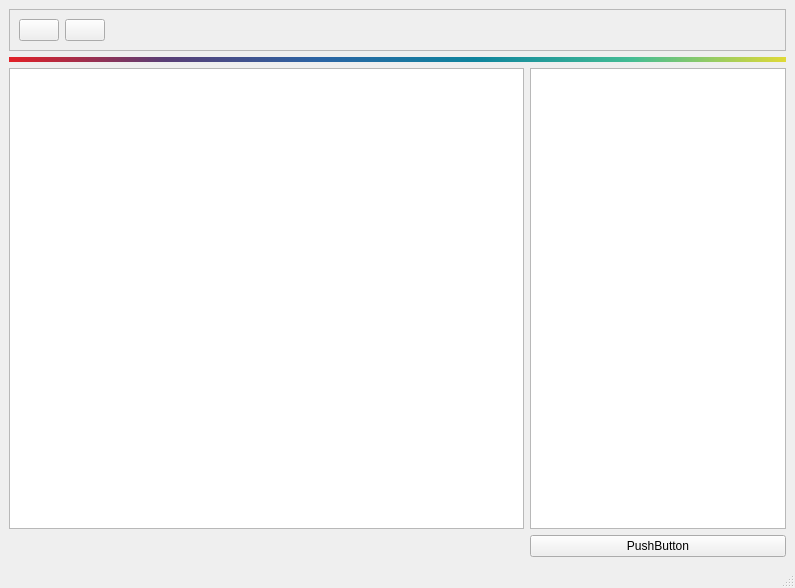
<?xml version="1.0" encoding="UTF-8"?>
<ui version="4.0">
 <class>BitGuards</class>
 <widget class="QMainWindow" name="BitGuards">
  <property name="geometry">
   <rect>
    <x>0</x>
    <y>0</y>
    <width>795</width>
    <height>588</height>
   </rect>
  </property>
  <property name="windowTitle">
   <string>BitGuards</string>
  </property>
  <property name="windowIcon">
   <iconset>
    <normaloff>:/images/icons/mosaic.png</normaloff>:/images/icons/mosaic.png</iconset>
  </property>
  <widget class="QWidget" name="centralwidget">
   <layout class="QGridLayout" name="gridLayout_2">
    <item row="6" column="0">
     <spacer name="horizontalSpacer">
      <property name="orientation">
       <enum>Qt::Horizontal</enum>
      </property>
      <property name="sizeHint" stdset="0">
       <size>
        <width>40</width>
        <height>20</height>
       </size>
      </property>
     </spacer>
    </item>
    <item row="0" column="0" colspan="3">
     <widget class="QFrame" name="frame">
      <property name="frameShape">
       <enum>QFrame::StyledPanel</enum>
      </property>
      <property name="frameShadow">
       <enum>QFrame::Raised</enum>
      </property>
      <layout class="QGridLayout" name="gridLayout">
       <item row="0" column="0">
        <widget class="QPushButton" name="pbLogo">
         <property name="sizePolicy">
          <sizepolicy hsizetype="Minimum" vsizetype="Preferred">
           <horstretch>0</horstretch>
           <verstretch>0</verstretch>
          </sizepolicy>
         </property>
         <property name="text">
          <string/>
         </property>
        </widget>
       </item>
       <item row="0" column="1">
        <widget class="QPushButton" name="pbMenu">
         <property name="text">
          <string/>
         </property>
        </widget>
       </item>
       <item row="0" column="2">
        <spacer name="horizontalSpacer_2">
         <property name="orientation">
          <enum>Qt::Horizontal</enum>
         </property>
         <property name="sizeHint" stdset="0">
          <size>
           <width>40</width>
           <height>20</height>
          </size>
         </property>
        </spacer>
       </item>
      </layout>
     </widget>
    </item>
    <item row="1" column="0" colspan="3">
     <widget class="QFrame" name="frame_2">
      <property name="sizePolicy">
       <sizepolicy hsizetype="Expanding" vsizetype="Fixed">
        <horstretch>0</horstretch>
        <verstretch>0</verstretch>
       </sizepolicy>
      </property>
      <property name="minimumSize">
       <size>
        <width>0</width>
        <height>5</height>
       </size>
      </property>
      <property name="maximumSize">
       <size>
        <width>16777215</width>
        <height>5</height>
       </size>
      </property>
      <property name="styleSheet">
       <string notr="true">background: qlineargradient( x1:0 y1:0, x2:1 y2:0, stop:0 #e22026, stop:0.2 #593e75, stop:0.4 #2b64a4, stop:0.6 #0f849d, stop:0.8 #44bc94, stop:1 #e0d937); border:none; padding: 0px; margin:0px;</string>
      </property>
      <property name="frameShape">
       <enum>QFrame::StyledPanel</enum>
      </property>
      <property name="frameShadow">
       <enum>QFrame::Raised</enum>
      </property>
     </widget>
    </item>
    <item row="2" column="0">
     <widget class="QListView" name="ListMenu"/>
    </item>
    <item row="2" column="1" colspan="2">
     <widget class="QListView" name="ListBits"/>
    </item>
    <item row="6" column="1" colspan="2">
     <widget class="QPushButton" name="pbAdd">
      <property name="text">
       <string>PushButton</string>
      </property>
     </widget>
    </item>
   </layout>
  </widget>
  <widget class="QStatusBar" name="statusBar"/>
  <widget class="QMenuBar" name="menuBar">
   <property name="geometry">
    <rect>
     <x>0</x>
     <y>0</y>
     <width>795</width>
     <height>22</height>
    </rect>
   </property>
  </widget>
  <action name="actionDefault">
   <property name="text">
    <string>Default</string>
   </property>
  </action>
  <action name="actionDark">
   <property name="text">
    <string>Dark</string>
   </property>
  </action>
  <action name="actionNewSession">
   <property name="icon">
    <iconset>
     <normaloff>:/images/icons/diff-add.png</normaloff>:/images/icons/diff-add.png</iconset>
   </property>
   <property name="text">
    <string>New Session</string>
   </property>
   <property name="shortcut">
    <string>Ctrl+S</string>
   </property>
  </action>
  <action name="actionNewDataset">
   <property name="icon">
    <iconset>
     <normaloff>:/images/icons/data-array-large.png</normaloff>:/images/icons/data-array-large.png</iconset>
   </property>
   <property name="text">
    <string>New Dataset</string>
   </property>
   <property name="shortcut">
    <string>Ctrl+D</string>
   </property>
  </action>
  <action name="actionNewWorkFlow">
   <property name="icon">
    <iconset>
     <normaloff>:/images/icons/tree-add.png</normaloff>:/images/icons/tree-add.png</iconset>
   </property>
   <property name="text">
    <string>New WorkFlow</string>
   </property>
   <property name="shortcut">
    <string>Ctrl+W</string>
   </property>
  </action>
  <action name="actionViewControls">
   <property name="text">
    <string>View Controls</string>
   </property>
   <property name="shortcut">
    <string>Alt+C</string>
   </property>
  </action>
  <action name="actionViewKeywords">
   <property name="text">
    <string>View Keywords</string>
   </property>
   <property name="shortcut">
    <string>Alt+K</string>
   </property>
  </action>
  <action name="actionViewInfo">
   <property name="icon">
    <iconset>
     <normaloff>:/images/icons/form.png</normaloff>:/images/icons/form.png</iconset>
   </property>
   <property name="text">
    <string>View Info</string>
   </property>
   <property name="shortcut">
    <string>Alt+I</string>
   </property>
  </action>
  <action name="actionAboutMOSAIC">
   <property name="icon">
    <iconset>
     <normaloff>:/images/icons/mosaic.png</normaloff>:/images/icons/mosaic.png</iconset>
   </property>
   <property name="text">
    <string>About MOSAIC</string>
   </property>
  </action>
  <action name="actionHelp">
   <property name="icon">
    <iconset>
     <normaloff>:/images/icons/help-view.png</normaloff>:/images/icons/help-view.png</iconset>
   </property>
   <property name="text">
    <string>Help</string>
   </property>
  </action>
  <action name="actionInput">
   <property name="checkable">
    <bool>true</bool>
   </property>
   <property name="checked">
    <bool>true</bool>
   </property>
   <property name="icon">
    <iconset>
     <normaloff>:/images/icons/tree-add.png</normaloff>:/images/icons/tree-add.png</iconset>
   </property>
   <property name="text">
    <string/>
   </property>
   <property name="toolTip">
    <string>Activate or deactivate the input dock</string>
   </property>
   <property name="shortcut">
    <string>Ctrl+I</string>
   </property>
  </action>
  <action name="actionOutput">
   <property name="checkable">
    <bool>true</bool>
   </property>
   <property name="checked">
    <bool>true</bool>
   </property>
   <property name="icon">
    <iconset>
     <normaloff>:/images/icons/tree-load-g.png</normaloff>:/images/icons/tree-load-g.png</iconset>
   </property>
   <property name="text">
    <string/>
   </property>
   <property name="toolTip">
    <string>Activate or deactivate the output dock</string>
   </property>
   <property name="shortcut">
    <string>Ctrl+O</string>
   </property>
  </action>
 </widget>
 <resources/>
 <connections/>
</ui>
